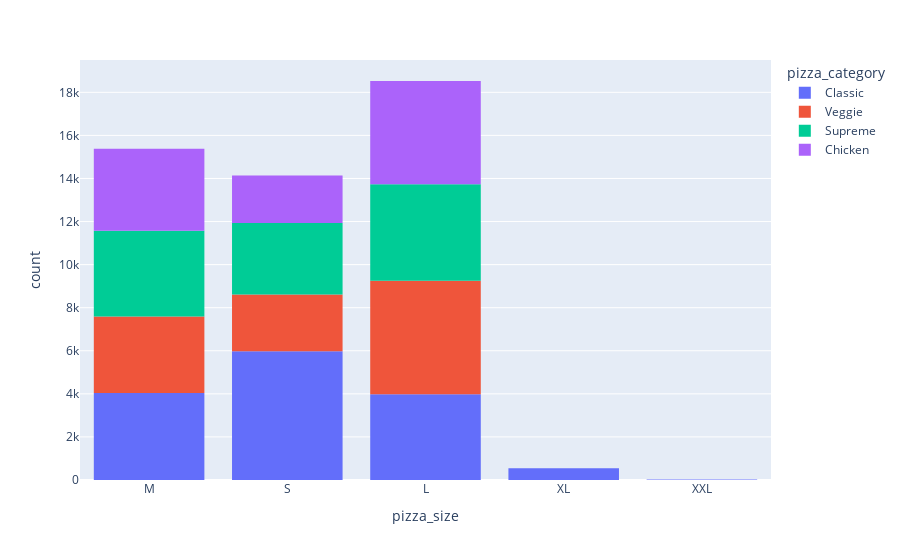

Notebook source saved alongside this figure:
### Code cell
px.histogram(df,x="pizza_size",color="pizza_category")

### Figure 1 — Plotly figure (JSON) as saved in the notebook; plotly's stock layout.template omitted (floating-point values rounded to 4 significant figures; data arrays with more than 128 entries replaced by an {"elided": "..."} marker saying what was removed)
{"data": [{"alignmentgroup": "True", "bingroup": "x", "hovertemplate": "pizza_category=Classic<br>pizza_size=%{x}<br>count=%{y}<extra></extra>", "legendgroup": "Classic", "marker": {"color": "#636efa", "pattern": {"shape": ""}}, "name": "Classic", "offsetgroup": "Classic", "orientation": "v", "showlegend": true, "type": "histogram", "x": {"elided": "14579 str values"}, "xaxis": "x", "yaxis": "y"}, {"alignmentgroup": "True", "bingroup": "x", "hovertemplate": "pizza_category=Veggie<br>pizza_size=%{x}<br>count=%{y}<extra></extra>", "legendgroup": "Veggie", "marker": {"color": "#EF553B", "pattern": {"shape": ""}}, "name": "Veggie", "offsetgroup": "Veggie", "orientation": "v", "showlegend": true, "type": "histogram", "x": {"elided": "11449 str values"}, "xaxis": "x", "yaxis": "y"}, {"alignmentgroup": "True", "bingroup": "x", "hovertemplate": "pizza_category=Supreme<br>pizza_size=%{x}<br>count=%{y}<extra></extra>", "legendgroup": "Supreme", "marker": {"color": "#00cc96", "pattern": {"shape": ""}}, "name": "Supreme", "offsetgroup": "Supreme", "orientation": "v", "showlegend": true, "type": "histogram", "x": {"elided": "11777 str values"}, "xaxis": "x", "yaxis": "y"}, {"alignmentgroup": "True", "bingroup": "x", "hovertemplate": "pizza_category=Chicken<br>pizza_size=%{x}<br>count=%{y}<extra></extra>", "legendgroup": "Chicken", "marker": {"color": "#ab63fa", "pattern": {"shape": ""}}, "name": "Chicken", "offsetgroup": "Chicken", "orientation": "v", "showlegend": true, "type": "histogram", "x": {"elided": "10815 str values"}, "xaxis": "x", "yaxis": "y"}], "layout": {"barmode": "relative", "legend": {"title": {"text": "pizza_category"}, "tracegroupgap": 0}, "margin": {"t": 60}, "xaxis": {"anchor": "y", "domain": [0, 1], "title": {"text": "pizza_size"}}, "yaxis": {"anchor": "x", "domain": [0, 1], "title": {"text": "count"}}}}
